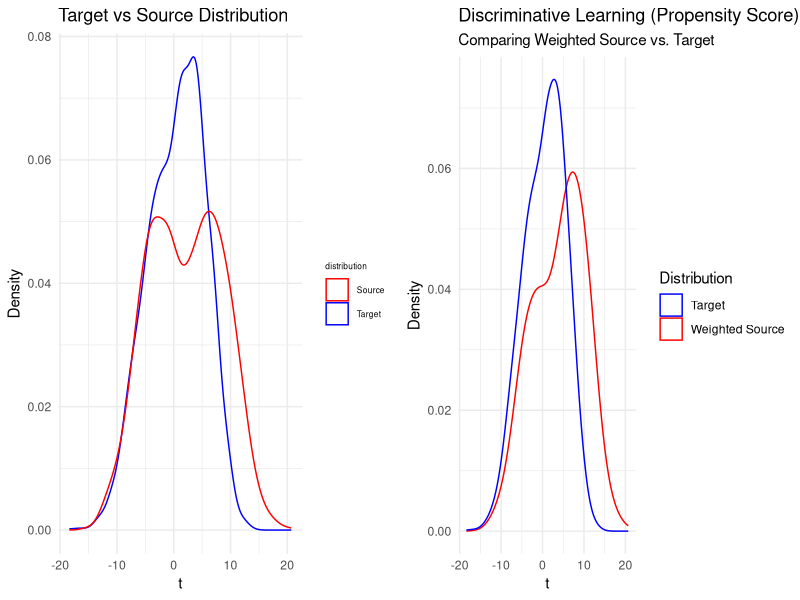

Write R code to recreate this figure.
## ---- chunk 1
knitr::opts_chunk$set(echo = TRUE)
library(ggplot2)
library(gridExtra)
library(randomForest)
## ---- chunk 2
# 1) Generate multi-Gaussian "toy" data
set.seed(123)  # For reproducibility

# Dimension
D <- 20
v <- seq_len(D)  # e.g. (1,2,...,20)

# Number of samples
n_source <- 3000
n_target <- 3000

# Mixture-of-2-Gaussians generator (1D t)
mix_2_gaussian <- function(n, means, sds) {
  # randomly pick which component each point is from
  comps <- sample.int(2, size = n, replace = TRUE, prob = c(0.5, 0.5))
  rnorm(n, mean = means[comps], sd = sds[comps])
}

# Source distribution: bigger variance
source_t <- mix_2_gaussian(n_source, c(-3, 7), c(4, 4))

# Target distribution: smaller variance
target_t <- mix_2_gaussian(n_target, c(-3, 4), c(4, 3))

# Convert scalar t -> D-dim data: X = t * v
X_source <- outer(source_t, v)  # shape: n_source x D
X_target <- outer(target_t, v)  # shape: n_target x D

# We'll keep track of 't' for plotting, but our classifier uses all D features.
# 2) Build a combined dataset for classification
#    label Z=0 => source, Z=1 => target

df_source <- data.frame(X_source)
df_source$Z <- 0
df_source$tval <- source_t  # for easy plotting later

df_target <- data.frame(X_target)
df_target$Z <- 1
df_target$tval <- target_t

df_combined <- rbind(df_source, df_target)
# df_combined is now (n_source + n_target) rows, each row has D=20 features + Z label + tval

# Shuffle rows (optional) to avoid any ordering artifacts
df_combined <- df_combined[sample(nrow(df_combined)), ]

# 3) Estimate mixing proportions pi_0, pi_1

n_total <- n_source + n_target
hat_pi0 <- n_source / n_total
hat_pi1 <- n_target / n_total
# Typically, pi_0 + pi_1 = 1.


# 4) Step 1: Learn the propensity P(Z=1 | X=x)
#    We'll do a logistic regression:
#    Z ~ X1 + X2 + ... + X20

# We'll name the feature columns conveniently for the formula
feature_names <- paste0("X", seq_len(D))
names(df_combined)[1:D] <- feature_names

# Fit logistic regression
model_prop <- glm(
  formula = as.formula(paste("Z ~", paste(feature_names, collapse = "+"))),
  data    = df_combined,
  family  = binomial(link = "logit")
)
p_hat_all <- predict(model_prop, newdata = df_combined, type = "response")


# So p_hat_all[i] = estimated probability that row i is from target
df_combined$Z_pred <- ifelse(p_hat_all > 0.5, 1, 0)

# 5) Step 2: define weights for *source* samples only
#    w(x) = (hat_pi1 / hat_pi0) * [p(Z=0|x)/p(Z=1|x)] = (hat_pi1 / hat_pi0) * [(1-p)/(p)]

# We'll store weights in a vector w_opt for source rows, zero for target
w_opt <- numeric(n_total)

for (i in seq_len(n_total)) {
  if (df_combined$Z[i] == 0) {
    # Source sample
    p1 <- p_hat_all[i]            # p(Z=1|X)
    p0 <- 1 - p1                  # p(Z=0|X)
    w_opt[i] <- (hat_pi1 / hat_pi0) * (p0 / p1)
  } else {
    # Target sample => no reweighting needed => w=NA or 0
    w_opt[i] <- 0
  }
}

df_combined$weight <- w_opt


# 6) Extract the "weighted source" subset for plotting

# Because df_combined is shuffled, let's re-split
df_source_new <- subset(df_combined, Z == 0)
df_target_new <- subset(df_combined, Z == 1)

# Weighted source => use df_source_new$tval as x, weight = df_source_new$weight
# Target => no weighting needed, just df_target_new$tval

# 7) Plot the distribution of (t) for Weighted Source vs. Target

source_target <- ggplot() +
  geom_density(data = df_target, aes(x = tval, color = "Target")) +
  geom_density(data = df_source, aes(x = tval, color = "Source")) +
  scale_color_manual(
    name   = "distribution",  # this is the legend title
    values = c("Target" = "blue",
               "Source" = "red")
  ) +
  labs(x = "t", y = "Density", title = "Target vs Source Distribution") +
  theme_minimal() +
  theme(
    legend.title = element_text(size = 6),  # Smaller legend title
    legend.text  = element_text(size = 6)    # Smaller legend text
  )

estimation_true <- ggplot() +
  geom_density(
    data = df_source_new,
    aes(x = tval, weight = weight, color = "Weighted Source"),
    adjust = 1.5
  ) +
  geom_density(
    data = df_target_new,
    aes(x = tval, color = "Target"),
    adjust = 1.5
  ) +
  scale_color_manual(
    name = "Distribution",
    values = c("Weighted Source" = "red", "Target" = "blue")
  ) +
  labs(
    x = "t",
    y = "Density",
    title = "Discriminative Learning (Propensity Score) Reweighting",
    subtitle = "Comparing Weighted Source vs. Target"
  ) +
  theme_minimal()

grid.arrange(source_target, estimation_true, ncol = 2)
